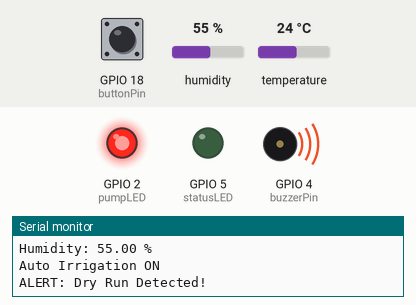
Recording of a sketch running on a simulated ESP32. Parts: output pins drawn as LEDs (lit = HIGH), buzzer (waves = sounding), the last lines printed to the serial monitor. Dashed ring = blinking. The test bench sets the inputs (shaded band); at power-on: GPIO 18 (buttonPin) HIGH, humidity 55 %, temperature 24 °C.

Above: at 4.4 s.
4.5 s: GPIO 18 (buttonPin) pulled LOW for 2.15 s
8.1 s: GPIO 18 (buttonPin) driven LOW
At 16.8 s:
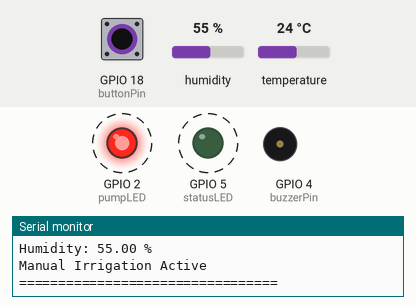
16.9 s: GPIO 18 (buttonPin) driven HIGH
At 17.7 s:
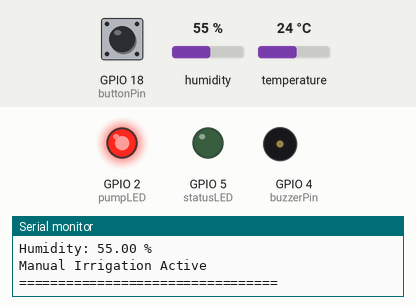
Timing chart, 0 to 19.9 s (numbered marks = the images above; inputs shaded):
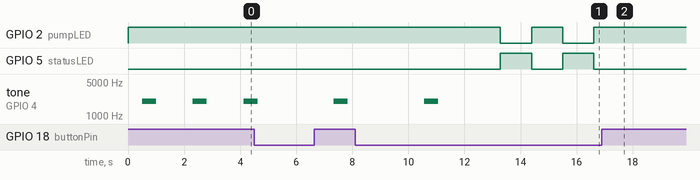

The sketch:

sketch.ino
```cpp
#include "DHT.h"

#define DHTPIN 15
#define DHTTYPE DHT22

DHT dht(DHTPIN, DHTTYPE);

// Pins
const int pumpLED = 2;      // Red LED
const int statusLED = 5;    // Green LED
const int buzzerPin = 4;    // Buzzer
const int buttonPin = 18;   // Mode button

// Moisture simulation
int moisture = 35;

// Threshold
int threshold = 40;

bool manualMode = false;

void setup() {
  Serial.begin(115200);
  dht.begin();

  pinMode(pumpLED, OUTPUT);
  pinMode(statusLED, OUTPUT);
  pinMode(buzzerPin, OUTPUT);
  pinMode(buttonPin, INPUT_PULLUP);
}

void loop() {

  // ---- MODE TOGGLE ----
  if (digitalRead(buttonPin) == LOW) {
    manualMode = !manualMode;
    delay(300);  // debounce
  }

  float temp = dht.readTemperature();
  float hum = dht.readHumidity();

  Serial.println("=================================");
  Serial.print("MODE: ");
  Serial.println(manualMode ? "MANUAL" : "AUTO");

  Serial.print("Moisture: ");
  Serial.println(moisture);

  Serial.print("Temperature: ");
  Serial.print(temp);
  Serial.println(" C");

  Serial.print("Humidity: ");
  Serial.print(hum);
  Serial.println(" %");

  // -------- MANUAL MODE --------
  if (manualMode) {

    digitalWrite(pumpLED, HIGH);     // Pump ON
    digitalWrite(statusLED, LOW);    // Green OFF
    moisture += 2;                  // Continuous watering
    Serial.println("Manual Irrigation Active");

  }

  // -------- AUTO MODE --------
  else {

    if (moisture < threshold) {

      digitalWrite(pumpLED, HIGH);
      digitalWrite(statusLED, LOW);
      Serial.println("Auto Irrigation ON");

      int previousMoisture = moisture;
      //moisture += 3;   // Water pulse

      delay(500);

      // Dry-run detection
      if (moisture <= previousMoisture) {
        Serial.println("ALERT: Dry Run Detected!");
        tone(buzzerPin, 2000);  // 2kHz sound
        delay(500);
        noTone(buzzerPin);
      }

    } else {

      digitalWrite(pumpLED, LOW);
      digitalWrite(statusLED, HIGH);
      Serial.println("Soil Moisture Adequate");

      moisture -= 1;  // Evaporation
    }
  }

  // Limit moisture range
  if (moisture > 80) moisture = 80;
  if (moisture < 0) moisture = 0;

  Serial.println("=================================");

  delay(800);
}
```

Measured:
- after the input at 8.1 s, GPIO 2 (pumpLED), GPIO 5 (statusLED): alternates HIGH for 1.1 s and LOW for 1.1 s, starting after 5.2 s
- after the input at 16.9 s, GPIO 2 (pumpLED): stops changing and stays HIGH; GPIO 5 (statusLED): stops changing and stays LOW
